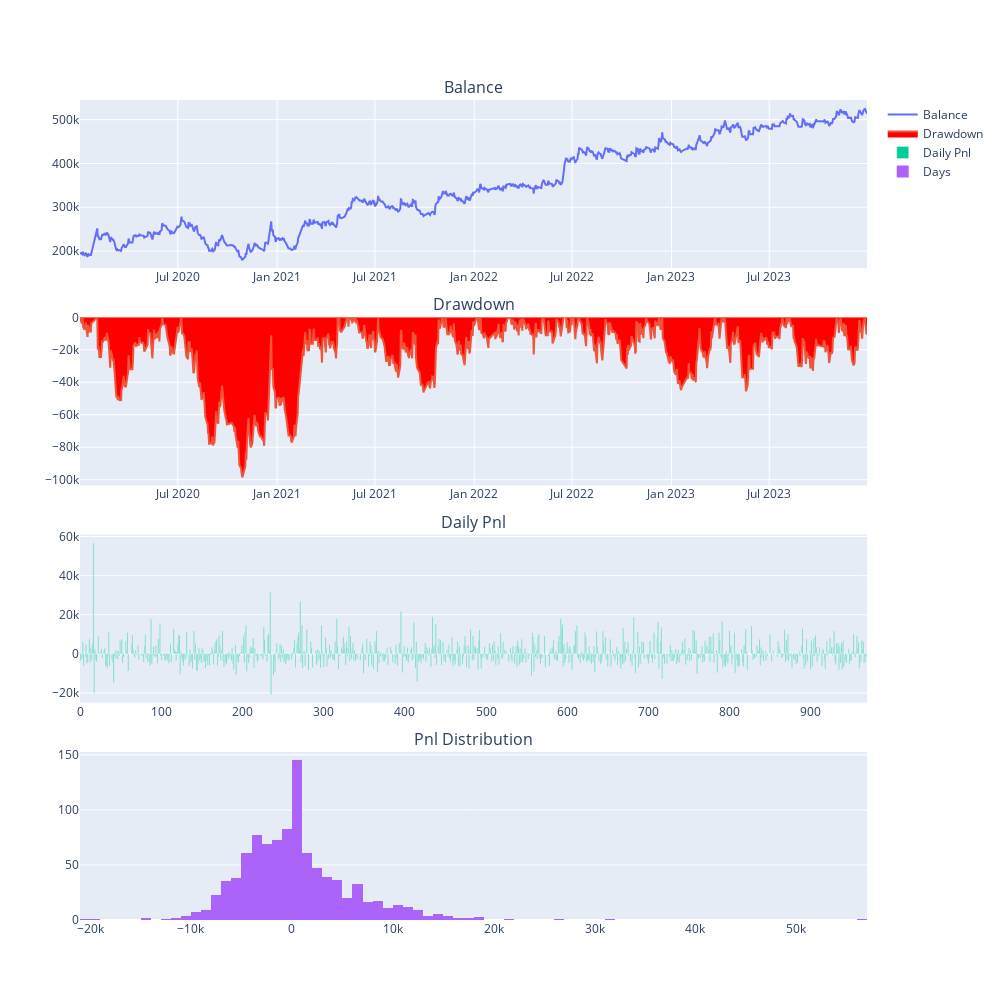

The code cell stored with this chart in its notebook:
### Markdown cell above
# Default Parameter

### Code cell
engine = BacktestingEngine()

engine.set_parameters(
    vt_symbol="rb99.SHFE",
    interval="1m",
    start=datetime(2020, 1, 1),
    end=datetime(2023, 12, 31),
    rate=1/10000, 
    slippage=1, 
    size=10,
    pricetick=1,
    capital=200_000 
)

setting = {
    "interval": 15,
    'boll_window': 90,
    'boll_dev': 1.6,
    "atr_window": 10,
    'trailing_short': 0.5,
    'trailing_long': 0.5,
}

engine.add_strategy(AegisStrategy, setting)

engine.load_data()
engine.run_backtesting()
engine.calculate_result()
engine.calculate_statistics()
engine.show_chart()

### Figure 1 — Plotly figure (JSON) as saved in the notebook; plotly's stock layout.template omitted (floating-point values rounded to 4 significant figures; data arrays with more than 128 entries replaced by an {"elided": "..."} marker saying what was removed)
{"data": [{"mode": "lines", "name": "Balance", "type": "scatter", "x": {"elided": "970 str values"}, "xaxis": "x", "y": {"elided": "970 float values"}, "yaxis": "y"}, {"fill": "tozeroy", "fillcolor": "red", "mode": "lines", "name": "Drawdown", "type": "scatter", "x": {"elided": "970 str values"}, "xaxis": "x2", "y": {"elided": "970 float values"}, "yaxis": "y2"}, {"name": "Daily Pnl", "type": "bar", "xaxis": "x3", "y": {"elided": "970 float values"}, "yaxis": "y3"}, {"name": "Days", "nbinsx": 100, "type": "histogram", "x": {"elided": "970 float values"}, "xaxis": "x4", "yaxis": "y4"}], "layout": {"annotations": [{"font": {"size": 16}, "showarrow": false, "text": "Balance", "x": 0.5, "xanchor": "center", "xref": "paper", "y": 1, "yanchor": "bottom", "yref": "paper"}, {"font": {"size": 16}, "showarrow": false, "text": "Drawdown", "x": 0.5, "xanchor": "center", "xref": "paper", "y": 0.735, "yanchor": "bottom", "yref": "paper"}, {"font": {"size": 16}, "showarrow": false, "text": "Daily Pnl", "x": 0.5, "xanchor": "center", "xref": "paper", "y": 0.47, "yanchor": "bottom", "yref": "paper"}, {"font": {"size": 16}, "showarrow": false, "text": "Pnl Distribution", "x": 0.5, "xanchor": "center", "xref": "paper", "y": 0.205, "yanchor": "bottom", "yref": "paper"}], "height": 1000, "width": 1000, "xaxis": {"anchor": "y", "domain": [0, 1]}, "xaxis2": {"anchor": "y2", "domain": [0, 1]}, "xaxis3": {"anchor": "y3", "domain": [0, 1]}, "xaxis4": {"anchor": "y4", "domain": [0, 1]}, "yaxis": {"anchor": "x", "domain": [0.795, 1]}, "yaxis2": {"anchor": "x2", "domain": [0.53, 0.735]}, "yaxis3": {"anchor": "x3", "domain": [0.265, 0.47]}, "yaxis4": {"anchor": "x4", "domain": [0, 0.205]}}}
